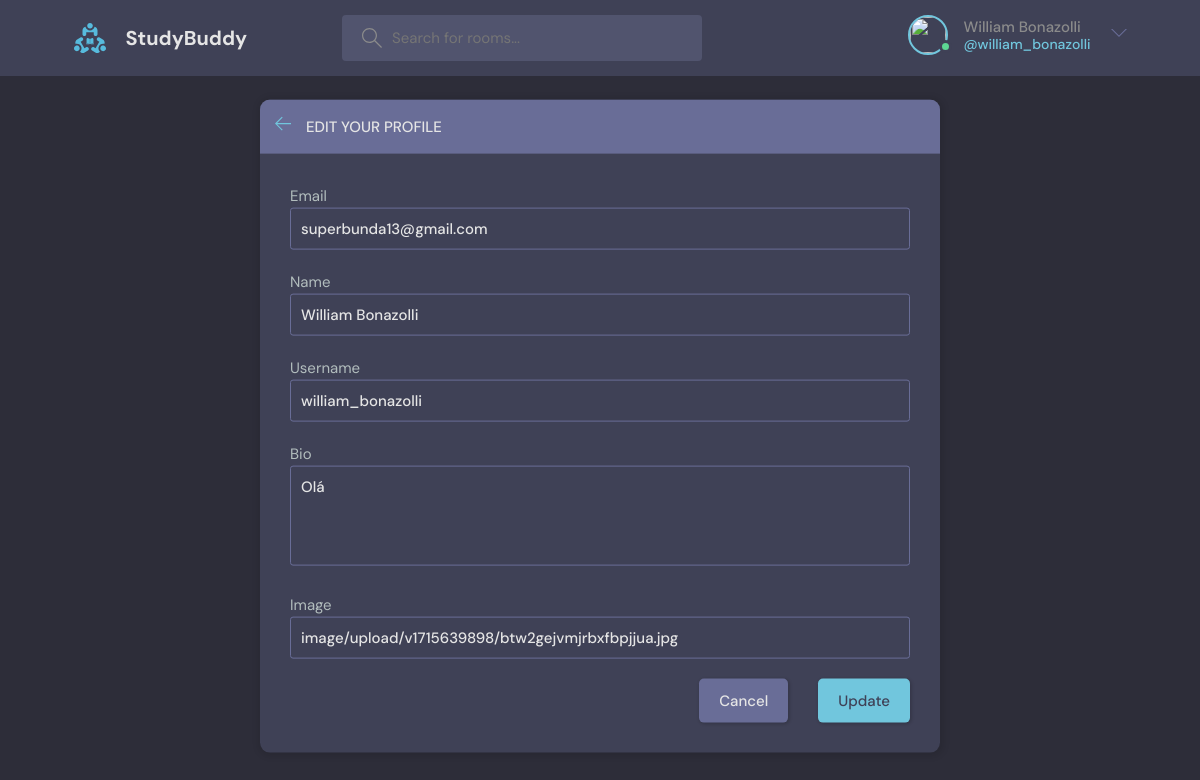
Screenshot of /update-profile/8/ (signed in) with the database file from the repository.
### base/models.py (models this page shows)
class User(AbstractUser):
    name = models.CharField(max_length=200, null=True)
    email = models.EmailField(null=True, unique=True)
    bio = models.TextField(null=True)
    avatar = CloudinaryField('image', default='avatar.svg')
    USERNAME_FIELD = 'email'
    REQUIRED_FIELDS = ['username']

### base/views.py (the view)
# urls.py: path('update-profile/<str:pk>/', views.updateProfile, name='update-profile'),
@login_required(login_url='login')
def updateProfile(request, pk):
    user = request.user
    form = UserForm(instance=user)
    if request.method == "POST":
        form = UserForm(request.POST, request.FILES, instance=user)
        if form.is_valid():
            form.save()
        return redirect('profile', pk)
    context = {'form': form}
    return render(request, 'base/partial/edit-user.html', context=context)

### base/forms.py
class UserForm(ModelForm):
    class Meta:
        model = User
        fields = ('email', 'name', 'username', 'bio', 'avatar')

### base/templates/base/partial/edit-user.html (shortened to what this page needs)
{% extends '../global/main.html' %}
{% block content %}
<body>
  <main class="update-account layout">
      <div class="container">
          <div class="layout__box">
              <div class="layout__boxHeader">
                  <div class="layout__boxTitle">
                      <a href="{{request.META.HTTP_REFERRER}}">
                          <svg version="1.1" xmlns="http://www.w3.org/2000/svg" width="32" height="32"
                              viewBox="0 0 32 32">
                              <title>arrow-left</title>
                              <path
                                  d="M13.723 2.286l-13.723 13.714 13.719 13.714 1.616-1.611-10.96-10.96h27.625v-2.286h-27.625l10.965-10.965-1.616-1.607z">
                              </path>
                          </svg>
                      </a>
                      <h3>Edit your profile</h3>
                  </div>
              </div>
              <div class="layout__body">
                    <form class="form" action="" method="POST" enctype="multipart/form-data">
                        {% for field in form %}
                            <div class="form__group">
                                <label for="id_{{field.name}}">{{field.label}}{{field}}</label>
                            </div>
                        {% endfor %}
                        <div class="form__action">
                            <a class="btn btn--dark" href="{{request.META.HTTP_REFERER}}">Cancel</a>
                            <button class="btn btn--main" type="submit">Update</button>
                        </div>
                  </form>
              </div>
          </div>
      </div>
  </main>
</body>
{% endblock %}

### base/templates/base/global/main.html (shortened to what this page needs)
{% load static %}
<!DOCTYPE html>
<html lang="en">
  <head>
    <link rel="stylesheet" href="{% static 'styles/style.css' %}" />
  </head>
  <body>
    {% include "../partial/navbar.html" %}
    {% block content %}{% endblock %}
  </body>
</html>

### base/templates/base/partial/navbar.html (shortened to what this page needs)
{% load static %}
{% block content %}
<header class="header header--loggedIn">
    <div class="container">
      <a href="{% url 'home' %}" class="header__logo">
        <img src="{% static 'images/logo.svg' %}" />
        <h1>StudyBuddy</h1>
      </a>
      <form class="header__search" method="GET" action="{% url 'home' %}">
        <label>
          <input name="q" placeholder="Search for rooms..." />
        </label>
      </form>
      <nav class="header__menu">
        {% if request.user.is_authenticated %}
        <div class="header__user">
          <a href="{% url 'profile' request.user.id %}">
            <div class="avatar avatar--medium active">
              <img src="{{request.user.avatar.url}}" />
            </div>
            <p>{{request.user.name}} <span>@{{request.user.username}}</span></p>
          </a>
          <button class="dropdown-button">
            <svg version="1.1" xmlns="http://www.w3.org/2000/svg" width="32" height="32" viewBox="0 0 32 32">
              <title>chevron-down</title>
              <path d="M16 21l-13-13h-3l16 16 16-16h-3l-13 13z"></path>
            </svg>
          </button>
        </div>
        {% else %}
        <a href="{% url 'login' %}">
          <img src="{% static 'images/avatar.svg' %}" />
          <p>Login</p>
        </a>
        {% endif %}
      </nav>
    </div>
  </header>
{% endblock %}

### rows the page displays
User: user.name "William Bonazolli", user.username "william_bonazolli", form "superbunda13@gmail.com" "William Bonazolli" "william_bonazolli" "Olá" "image/upload/v1715639898/btw2gejvmjrbxfbpjjua.jpg"

### other values shown
{{ field.label }} "Email" "Name" "Username" "Bio" "Image"
